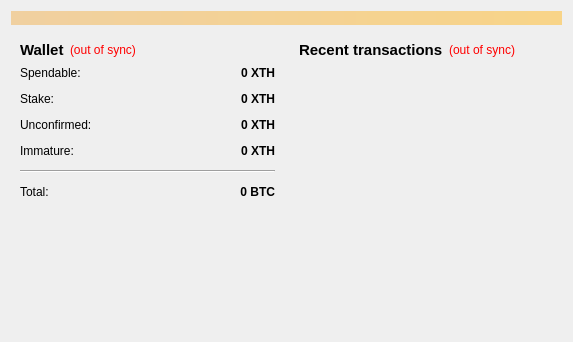
<?xml version="1.0" encoding="UTF-8"?>
<ui version="4.0">
 <class>OverviewPage</class>
 <widget class="QWidget" name="OverviewPage">
  <property name="geometry">
   <rect>
    <x>0</x>
    <y>0</y>
    <width>573</width>
    <height>342</height>
   </rect>
  </property>
  <property name="windowTitle">
   <string>Form</string>
  </property>
  <layout class="QVBoxLayout" name="topLayout">
   <item>
    <widget class="QLabel" name="labelAlerts">
     <property name="visible">
      <bool>false</bool>
     </property>
     <property name="styleSheet">
      <string notr="true">background-color: qlineargradient(x1: 0, y1: 0, x2: 1, y2: 0, stop:0 #F0D0A0, stop:1 #F8D488);  color:#000000
</string>
     </property>
     <property name="wordWrap">
      <bool>true</bool>
     </property>
     <property name="margin">
      <number>3</number>
     </property>
    </widget>
   </item>
   <item>
    <layout class="QHBoxLayout" name="horizontalLayout" stretch="1,1">
     <item>
      <layout class="QVBoxLayout" name="verticalLayout_2">
       <item>
        <widget class="QWidget" name="widget" native="true">
         <layout class="QVBoxLayout" name="verticalLayout_4">
          <item>
           <layout class="QHBoxLayout" name="horizontalLayout_4">
            <item>
             <widget class="QLabel" name="label_5">
              <property name="font">
               <font>
                <pointsize>11</pointsize>
                <weight>75</weight>
                <bold>true</bold>
               </font>
              </property>
              <property name="text">
               <string>Wallet</string>
              </property>
             </widget>
            </item>
            <item>
             <widget class="QLabel" name="labelWalletStatus">
              <property name="toolTip">
               <string>The displayed information may be out of date. Your wallet automatically synchronizes with the ToHelpCoin network after a connection is established, but this process has not completed yet.</string>
              </property>
              <property name="styleSheet">
               <string notr="true">QLabel { color: red; }</string>
              </property>
              <property name="text">
               <string notr="true">(out of sync)</string>
              </property>
              <property name="alignment">
               <set>Qt::AlignLeading|Qt::AlignLeft|Qt::AlignVCenter</set>
              </property>
             </widget>
            </item>
            <item>
             <spacer name="horizontalSpacer_2">
              <property name="orientation">
               <enum>Qt::Horizontal</enum>
              </property>
              <property name="sizeHint" stdset="0">
               <size>
                <width>40</width>
                <height>20</height>
               </size>
              </property>
             </spacer>
            </item>
           </layout>
          </item>
          <item>
           <layout class="QFormLayout" name="formLayout_2">
            <property name="fieldGrowthPolicy">
             <enum>QFormLayout::AllNonFixedFieldsGrow</enum>
            </property>
            <property name="horizontalSpacing">
             <number>12</number>
            </property>
            <property name="verticalSpacing">
             <number>12</number>
            </property>
            <item row="0" column="0">
             <widget class="QLabel" name="label">
              <property name="text">
               <string>Spendable:</string>
              </property>
             </widget>
            </item>
            <item row="0" column="1">
             <widget class="QLabel" name="labelBalance">
              <property name="font">
               <font>
                <weight>75</weight>
                <bold>true</bold>
               </font>
              </property>
              <property name="cursor">
               <cursorShape>IBeamCursor</cursorShape>
              </property>
              <property name="toolTip">
               <string>Your current spendable balance</string>
              </property>
              <property name="text">
               <string notr="true">0 XTH</string>
              </property>
              <property name="alignment">
               <set>Qt::AlignRight|Qt::AlignTrailing|Qt::AlignVCenter</set>
              </property>
              <property name="textInteractionFlags">
               <set>Qt::LinksAccessibleByMouse|Qt::TextSelectableByKeyboard|Qt::TextSelectableByMouse</set>
              </property>
             </widget>
            </item>
            <item row="1" column="0">
             <widget class="QLabel" name="label_6">
              <property name="text">
               <string>Stake:</string>
              </property>
             </widget>
            </item>
            <item row="1" column="1">
             <widget class="QLabel" name="labelStake">
              <property name="font">
               <font>
                <weight>75</weight>
                <bold>true</bold>
               </font>
              </property>
              <property name="cursor">
               <cursorShape>IBeamCursor</cursorShape>
              </property>
              <property name="toolTip">
               <string>Total of coins that was staked, and do not yet count toward the current balance</string>
              </property>
              <property name="text">
               <string notr="true">0 XTH</string>
              </property>
              <property name="alignment">
               <set>Qt::AlignRight|Qt::AlignTrailing|Qt::AlignVCenter</set>
              </property>
              <property name="textInteractionFlags">
               <set>Qt::LinksAccessibleByMouse|Qt::TextSelectableByKeyboard|Qt::TextSelectableByMouse</set>
              </property>
             </widget>
            </item>
            <item row="2" column="0">
             <widget class="QLabel" name="label_3">
              <property name="text">
               <string>Unconfirmed:</string>
              </property>
             </widget>
            </item>
            <item row="2" column="1">
             <widget class="QLabel" name="labelUnconfirmed">
              <property name="font">
               <font>
                <weight>75</weight>
                <bold>true</bold>
               </font>
              </property>
              <property name="cursor">
               <cursorShape>IBeamCursor</cursorShape>
              </property>
              <property name="toolTip">
               <string>Total of transactions that have yet to be confirmed, and do not yet count toward the current balance</string>
              </property>
              <property name="text">
               <string notr="true">0 XTH</string>
              </property>
              <property name="alignment">
               <set>Qt::AlignRight|Qt::AlignTrailing|Qt::AlignVCenter</set>
              </property>
              <property name="textInteractionFlags">
               <set>Qt::LinksAccessibleByMouse|Qt::TextSelectableByKeyboard|Qt::TextSelectableByMouse</set>
              </property>
             </widget>
            </item>
            <item row="3" column="0">
             <widget class="QLabel" name="labelImmatureText">
              <property name="text">
               <string>Immature:</string>
              </property>
             </widget>
            </item>
            <item row="3" column="1">
             <widget class="QLabel" name="labelImmature">
              <property name="font">
               <font>
                <weight>75</weight>
                <bold>true</bold>
               </font>
              </property>
              <property name="toolTip">
               <string>Mined balance that has not yet matured</string>
              </property>
              <property name="text">
               <string notr="true">0 XTH</string>
              </property>
              <property name="alignment">
               <set>Qt::AlignRight|Qt::AlignTrailing|Qt::AlignVCenter</set>
              </property>
              <property name="textInteractionFlags">
               <set>Qt::LinksAccessibleByMouse|Qt::TextSelectableByKeyboard|Qt::TextSelectableByMouse</set>
              </property>
             </widget>
            </item>
            <item row="4" column="0" colspan="2">
             <widget class="Line" name="line">
              <property name="orientation">
               <enum>Qt::Horizontal</enum>
              </property>
             </widget>
            </item>
            <item row="5" column="0">
             <widget class="QLabel" name="labelTotalText">
              <property name="text">
               <string>Total:</string>
              </property>
             </widget>
            </item>
            <item row="5" column="1">
             <widget class="QLabel" name="labelTotal">
              <property name="font">
               <font>
                <weight>75</weight>
                <bold>true</bold>
               </font>
              </property>
              <property name="cursor">
               <cursorShape>IBeamCursor</cursorShape>
              </property>
              <property name="toolTip">
               <string>Your current total balance</string>
              </property>
              <property name="text">
               <string notr="true">0 BTC</string>
              </property>
              <property name="alignment">
               <set>Qt::AlignRight|Qt::AlignTrailing|Qt::AlignVCenter</set>
              </property>
              <property name="textInteractionFlags">
               <set>Qt::LinksAccessibleByMouse|Qt::TextSelectableByKeyboard|Qt::TextSelectableByMouse</set>
              </property>
             </widget>
            </item>
           </layout>
          </item>
         </layout>
        </widget>
       </item>
       <item>
        <spacer name="verticalSpacer">
         <property name="orientation">
          <enum>Qt::Vertical</enum>
         </property>
         <property name="sizeHint" stdset="0">
          <size>
           <width>20</width>
           <height>40</height>
          </size>
         </property>
        </spacer>
       </item>
      </layout>
     </item>
     <item>
      <layout class="QVBoxLayout" name="verticalLayout_3">
       <item>
        <widget class="QWidget" name="widget_2" native="true">
         <layout class="QVBoxLayout" name="verticalLayout">
          <item>
           <layout class="QHBoxLayout" name="horizontalLayout_2">
            <item>
             <widget class="QLabel" name="label_4">
              <property name="font">
               <font>
                <pointsize>11</pointsize>
                <weight>75</weight>
                <bold>true</bold>
               </font>
              </property>
              <property name="text">
               <string>&lt;b&gt;Recent transactions&lt;/b&gt;</string>
              </property>
             </widget>
            </item>
            <item>
             <widget class="QLabel" name="labelTransactionsStatus">
              <property name="toolTip">
               <string>The displayed information may be out of date. Your wallet automatically synchronizes with the ToHelpCoin network after a connection is established, but this process has not completed yet.</string>
              </property>
              <property name="styleSheet">
               <string notr="true">QLabel { color: red; }</string>
              </property>
              <property name="text">
               <string notr="true">(out of sync)</string>
              </property>
              <property name="alignment">
               <set>Qt::AlignRight|Qt::AlignTrailing|Qt::AlignVCenter</set>
              </property>
             </widget>
            </item>
            <item>
             <spacer name="horizontalSpacer">
              <property name="orientation">
               <enum>Qt::Horizontal</enum>
              </property>
              <property name="sizeHint" stdset="0">
               <size>
                <width>40</width>
                <height>20</height>
               </size>
              </property>
             </spacer>
            </item>
           </layout>
          </item>
          <item>
           <widget class="QListView" name="listTransactions">
            <property name="styleSheet">
             <string notr="true">QListView { background: transparent; }</string>
            </property>
            <property name="frameShape">
             <enum>QFrame::NoFrame</enum>
            </property>
            <property name="verticalScrollBarPolicy">
             <enum>Qt::ScrollBarAlwaysOff</enum>
            </property>
            <property name="horizontalScrollBarPolicy">
             <enum>Qt::ScrollBarAlwaysOff</enum>
            </property>
            <property name="selectionMode">
             <enum>QAbstractItemView::NoSelection</enum>
            </property>
           </widget>
          </item>
         </layout>
        </widget>
       </item>
      </layout>
     </item>
    </layout>
   </item>
  </layout>
 </widget>
 <resources/>
 <connections/>
</ui>
